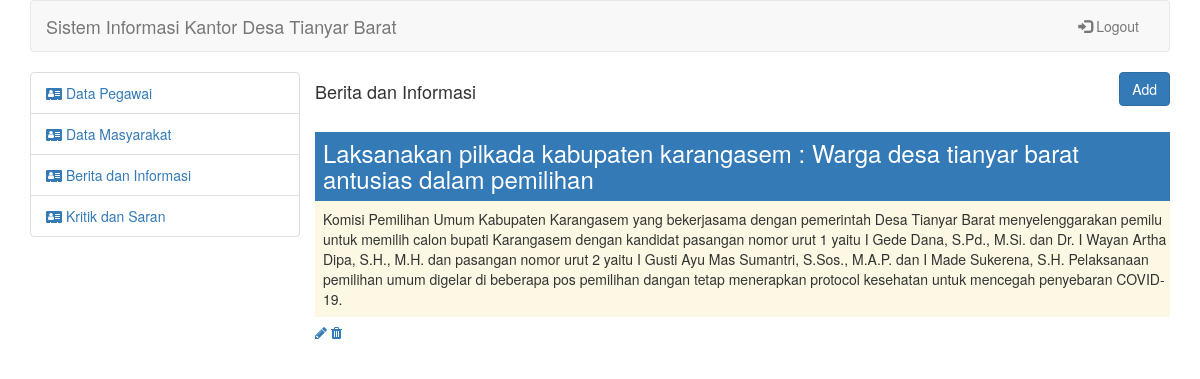
The page /admin/index.php?mod=berita (signed in) on the database its author committed.
### tables this page shows
CREATE TABLE `berita` (
  `id_berita` int(11) NOT NULL,
  `judul` varchar(255) NOT NULL,
  `isi` varchar(1000) NOT NULL
);

### admin/views/berita/berita.php (the view)
<div class="row">
  <div class="pull-left">
    <h4>Berita dan Informasi</h4>
  </div>
  <div class="pull-right">
    <a href="index.php?mod=berita&page=add">
      <button class="btn btn-primary">Add</button>
    </a>
  </div>
</div>
<div class="row">
  <?php if ($berita != NULL) : ?>
    <?php foreach ($berita as $row) : ?>
      <div style="margin-bottom: 10px;">
        <h3 class="bg-primary" style="padding: 8px 0 8px 8px; margin-bottom:0"><?= $row['judul']; ?></h3>
        <p class="bg-warning" style="padding: 8px 0 8px 8px; margin-bottom:5px;"><?= $row['isi']; ?></p>
        <a href="index.php?mod=berita&page=edit&id=<?= $row['id_berita'] ?>"><i class="fa fa-pencil"></i> </a>
        <a href="index.php?mod=berita&page=delete&id=<?= $row['id_berita'] ?>"><i class="fa fa-trash"></i> </a>
      <?php endforeach; ?>
    <?php endif; ?>
      </div>
</div>

### rows shown on the page
berita: judul "Laksanakan pilkada kabupaten karangasem : Warga desa tianyar barat antusias dalam pemilihan", isi "Komisi Pemilihan Umum Kabupaten Karangasem yang bekerjasama dengan pemerintah Desa Tianyar Barat menyelenggarakan pemilu untuk memilih calon bupati Karangasem dengan kandidat pasangan nomor urut 1 yaitu I Gede Dana, S.Pd., M.Si. dan Dr. I Wayan Artha Dipa, S.H., M.H. dan pasangan nomor urut 2 yaitu I Gusti Ayu Mas Sumantri, S.Sos., M.A.P. dan I Made Sukerena, S.H. Pelaksanaan pemilihan umum digelar di beberapa pos pemilihan dangan tetap menerapkan protocol kesehatan untuk mencegah penyebaran COVID-19."
